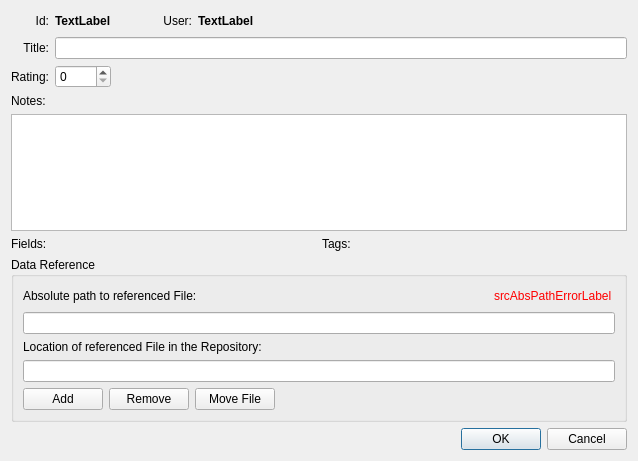
<?xml version="1.0" encoding="UTF-8"?>
<ui version="4.0">
 <class>ItemDialog</class>
 <widget class="QDialog" name="ItemDialog">
  <property name="geometry">
   <rect>
    <x>0</x>
    <y>0</y>
    <width>638</width>
    <height>461</height>
   </rect>
  </property>
  <property name="sizePolicy">
   <sizepolicy hsizetype="Preferred" vsizetype="Preferred">
    <horstretch>0</horstretch>
    <verstretch>0</verstretch>
   </sizepolicy>
  </property>
  <property name="windowTitle">
   <string>Repository item</string>
  </property>
  <property name="locale">
   <locale language="English" country="UnitedStates"/>
  </property>
  <layout class="QVBoxLayout" name="verticalLayout_2">
   <item>
    <layout class="QGridLayout" name="gridLayout">
     <item row="1" column="0">
      <widget class="QLabel" name="label_2">
       <property name="text">
        <string>Title:</string>
       </property>
       <property name="alignment">
        <set>Qt::AlignRight|Qt::AlignTrailing|Qt::AlignVCenter</set>
       </property>
      </widget>
     </item>
     <item row="0" column="0">
      <widget class="QLabel" name="label">
       <property name="text">
        <string>Id:</string>
       </property>
       <property name="alignment">
        <set>Qt::AlignRight|Qt::AlignTrailing|Qt::AlignVCenter</set>
       </property>
      </widget>
     </item>
     <item row="0" column="1">
      <widget class="QLabel" name="lineEdit_id">
       <property name="font">
        <font>
         <weight>75</weight>
         <bold>true</bold>
        </font>
       </property>
       <property name="text">
        <string>TextLabel</string>
       </property>
      </widget>
     </item>
     <item row="1" column="1" colspan="6">
      <widget class="QLineEdit" name="lineEdit_title"/>
     </item>
     <item row="0" column="3">
      <widget class="QLabel" name="label_5">
       <property name="text">
        <string>User:</string>
       </property>
       <property name="alignment">
        <set>Qt::AlignRight|Qt::AlignTrailing|Qt::AlignVCenter</set>
       </property>
      </widget>
     </item>
     <item row="0" column="4">
      <widget class="QLabel" name="lineEdit_user_login">
       <property name="font">
        <font>
         <weight>75</weight>
         <bold>true</bold>
        </font>
       </property>
       <property name="text">
        <string>TextLabel</string>
       </property>
      </widget>
     </item>
     <item row="0" column="5">
      <spacer name="horizontalSpacer_2">
       <property name="orientation">
        <enum>Qt::Horizontal</enum>
       </property>
       <property name="sizeHint" stdset="0">
        <size>
         <width>40</width>
         <height>20</height>
        </size>
       </property>
      </spacer>
     </item>
     <item row="2" column="0">
      <widget class="QLabel" name="label_9">
       <property name="text">
        <string>Rating:</string>
       </property>
       <property name="alignment">
        <set>Qt::AlignRight|Qt::AlignTrailing|Qt::AlignVCenter</set>
       </property>
      </widget>
     </item>
     <item row="2" column="1">
      <widget class="QSpinBox" name="spinBox_rating">
       <property name="maximum">
        <number>5</number>
       </property>
      </widget>
     </item>
     <item row="0" column="2">
      <spacer name="horizontalSpacer_3">
       <property name="orientation">
        <enum>Qt::Horizontal</enum>
       </property>
       <property name="sizeType">
        <enum>QSizePolicy::Fixed</enum>
       </property>
       <property name="sizeHint" stdset="0">
        <size>
         <width>40</width>
         <height>20</height>
        </size>
       </property>
      </spacer>
     </item>
    </layout>
   </item>
   <item>
    <layout class="QVBoxLayout" name="verticalLayout_4">
     <item>
      <widget class="QLabel" name="label_3">
       <property name="text">
        <string>Notes:</string>
       </property>
      </widget>
     </item>
     <item>
      <widget class="QPlainTextEdit" name="plainTextEdit_notes">
       <property name="minimumSize">
        <size>
         <width>0</width>
         <height>46</height>
        </size>
       </property>
      </widget>
     </item>
    </layout>
   </item>
   <item>
    <layout class="QHBoxLayout" name="horizontalLayout_4">
     <item>
      <layout class="QVBoxLayout" name="verticalLayout_text_edit_fields">
       <item>
        <widget class="QLabel" name="label_7">
         <property name="text">
          <string>Fields:</string>
         </property>
        </widget>
       </item>
      </layout>
     </item>
     <item>
      <layout class="QVBoxLayout" name="verticalLayout_text_edit_tags">
       <item>
        <widget class="QLabel" name="label_6">
         <property name="text">
          <string>Tags:</string>
         </property>
        </widget>
       </item>
      </layout>
     </item>
    </layout>
   </item>
   <item>
    <widget class="QGroupBox" name="groupBox">
     <property name="title">
      <string>Data Reference</string>
     </property>
     <layout class="QVBoxLayout" name="verticalLayout">
      <item>
       <layout class="QHBoxLayout" name="horizontalLayout_2">
        <item>
         <widget class="QLabel" name="label_4">
          <property name="text">
           <string>Absolute path to referenced File:</string>
          </property>
         </widget>
        </item>
        <item>
         <spacer name="horizontalSpacer_4">
          <property name="orientation">
           <enum>Qt::Horizontal</enum>
          </property>
          <property name="sizeHint" stdset="0">
           <size>
            <width>40</width>
            <height>20</height>
           </size>
          </property>
         </spacer>
        </item>
        <item>
         <widget class="QLabel" name="srcAbsPathErrorLabel">
          <property name="text">
           <string>&lt;html&gt;&lt;font color=&quot;red&quot;&gt;srcAbsPathErrorLabel&lt;/font&gt;&lt;/html&gt;
</string>
          </property>
         </widget>
        </item>
       </layout>
      </item>
      <item>
       <widget class="QLineEdit" name="fileAbsPath">
        <property name="readOnly">
         <bool>true</bool>
        </property>
       </widget>
      </item>
      <item>
       <widget class="QLabel" name="label_8">
        <property name="text">
         <string>Location of referenced File in the Repository:</string>
        </property>
       </widget>
      </item>
      <item>
       <widget class="QLineEdit" name="fileLocationDirRelPath">
        <property name="readOnly">
         <bool>true</bool>
        </property>
       </widget>
      </item>
      <item>
       <layout class="QHBoxLayout" name="horizontalLayout">
        <item>
         <widget class="QPushButton" name="pushButtonAddDataRef">
          <property name="toolTip">
           <string>Add Data Reference to this Item</string>
          </property>
          <property name="text">
           <string>Add</string>
          </property>
         </widget>
        </item>
        <item>
         <widget class="QPushButton" name="pushButtonRemoveDataRef">
          <property name="toolTip">
           <string>Remove Data Reference from this Item. File will not be deleted.</string>
          </property>
          <property name="text">
           <string>Remove</string>
          </property>
         </widget>
        </item>
        <item>
         <widget class="QPushButton" name="pushButtonMoveFile">
          <property name="toolTip">
           <string>Move referenced File to another location in the same repository.</string>
          </property>
          <property name="text">
           <string>Move File</string>
          </property>
         </widget>
        </item>
        <item>
         <spacer name="horizontalSpacer">
          <property name="orientation">
           <enum>Qt::Horizontal</enum>
          </property>
          <property name="sizeHint" stdset="0">
           <size>
            <width>40</width>
            <height>20</height>
           </size>
          </property>
         </spacer>
        </item>
       </layout>
      </item>
     </layout>
    </widget>
   </item>
   <item>
    <widget class="QDialogButtonBox" name="buttonBox">
     <property name="orientation">
      <enum>Qt::Horizontal</enum>
     </property>
     <property name="standardButtons">
      <set>QDialogButtonBox::Cancel|QDialogButtonBox::Ok</set>
     </property>
    </widget>
   </item>
  </layout>
  <zorder>groupBox</zorder>
  <zorder>buttonBox</zorder>
  <zorder></zorder>
  <zorder></zorder>
  <zorder></zorder>
 </widget>
 <resources/>
 <connections/>
</ui>
